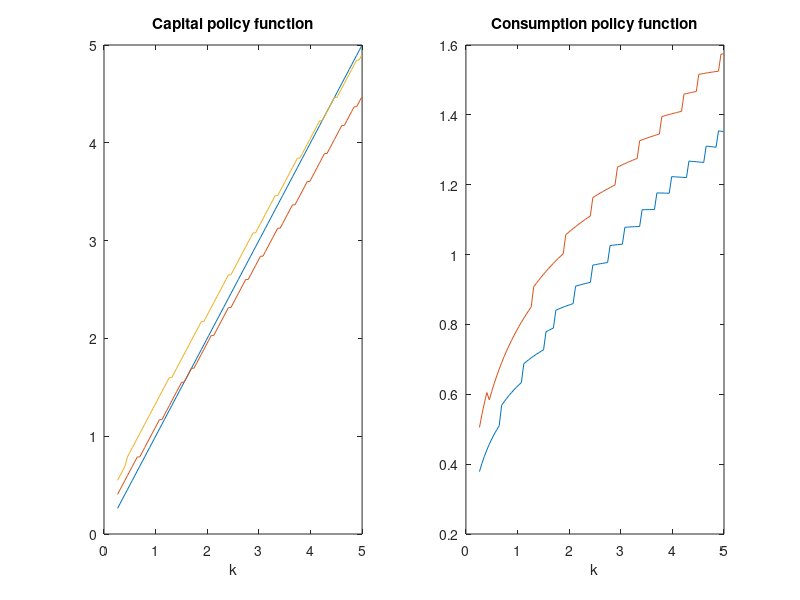
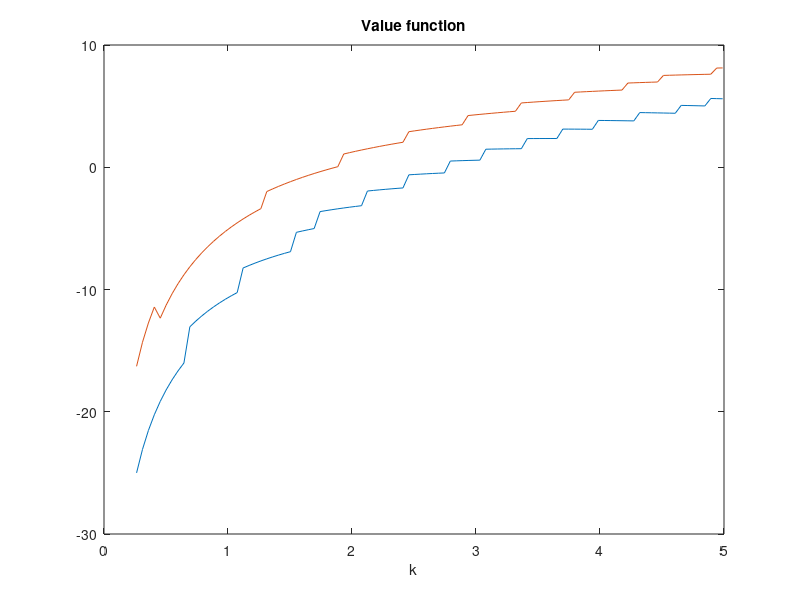

The MATLAB source for these figures, in order:
clear all
%
% Solve the stochastic OGM by value iteration (brute force)
%
gamma	= 1.5;
delta	= 0.1;
beta	= 0.95;
alpha	= 0.30;
p		= 0.9;
PI		= [p 1-p;1-p p];
se		= 0.2;
ab		= 0;
am		= exp(ab-se);
as		= exp(ab+se);
A=[am as];
nba=2;

ks		= ((1-beta*(1-delta))/(alpha*beta))^(1/(alpha-1));
csy	= 1-alpha*beta*delta/(1-beta*(1-delta));
dev	= 0.9;
kmin	= (1-dev)*ks;
kmax	= (1+dev)*ks;
nbk	= 100;
devk	= (kmax-kmin)/(nbk-1);
k		= linspace(kmin,kmax,nbk)';
c		= zeros(nbk,nba);
u		= zeros(nbk,nba);
v		= zeros(nbk,nba);
Tv		= zeros(nbk,nba);
iter	= 1;
crit	= 1;
tol	= 1e-6;
while crit>tol;
   for i=1:nbk
      for j=1:nba;
         c	= A(j)*k(i)^alpha+(1-delta)*k(i)-k;
         neg		= find(c<=0);     
         c(neg)	= NaN;
         u(:,j)	= (c.^(1-gamma)-1)/(1-gamma);
         u(neg,j)	= -1e12;
      end
      [Tv(i,:),dr(i,:)]	= max(u+beta*(v*PI));
   end;
   crit	= max(max(abs(Tv-v)));
   v		= Tv;
   iter	= iter+1;
end

kp		= k(dr);
for j=1:nba;
   c(:,j)	= A(j)*k.^alpha+(1-delta)*k-kp(:,j);
end
u		= (c.^(1-gamma)-1)/(1-gamma);
v		= u/(1-beta);

figure

subplot(121);
h=plot(k,[k kp]);
title('Capital policy function')
xlabel('k')
subplot(122);
h=plot(k,c);
title('Consumption policy function')
xlabel('k')
figure
plot(k,v);
title('Value function')
xlabel('k')
%print -depsc2 valuevi.eps
